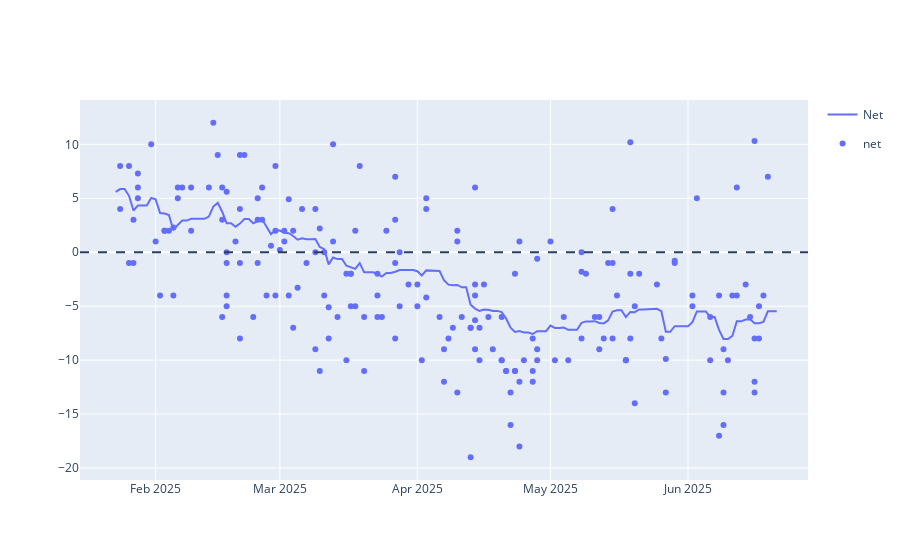

The cell this chart's notebook holds for it:
### Code cell
line = px.line(approval_avg, x='Date', y=['Net'])
scatter = px.scatter(polls_df[polls_df['end_date'] >= pd.to_datetime('2025-01-24')], x='end_date', y=['net'])
                     #trendline='lowess', trendline_options=dict(frac=0.2))
fig = go.Figure(data=line.data + scatter.data)
fig.add_hline(y=0, line_dash='dash')
fig.show()

### Figure 1 — Plotly figure (JSON) as saved in the notebook; plotly's stock layout.template omitted (floating-point values rounded to 4 significant figures; data arrays with more than 128 entries replaced by an {"elided": "..."} marker saying what was removed)
{"data": [{"hovertemplate": "variable=Net<br>Date=%{x}<br>value=%{y}<extra></extra>", "legendgroup": "Net", "line": {"color": "#636efa", "dash": "solid"}, "marker": {"symbol": "circle"}, "mode": "lines", "name": "Net", "orientation": "v", "showlegend": true, "type": "scatter", "x": {"elided": "150 str values"}, "xaxis": "x", "y": {"elided": "150 float values"}, "yaxis": "y"}, {"hovertemplate": "variable=net<br>end_date=%{x}<br>value=%{y}<extra></extra>", "legendgroup": "net", "marker": {"color": "#636efa", "symbol": "circle"}, "mode": "markers", "name": "net", "orientation": "v", "showlegend": true, "type": "scatter", "x": {"elided": "198 str values"}, "xaxis": "x", "y": {"elided": "198 float values"}, "yaxis": "y"}], "layout": {"shapes": [{"line": {"dash": "dash"}, "type": "line", "x0": 0, "x1": 1, "xref": "x domain", "y0": 0, "y1": 0, "yref": "y"}]}}
